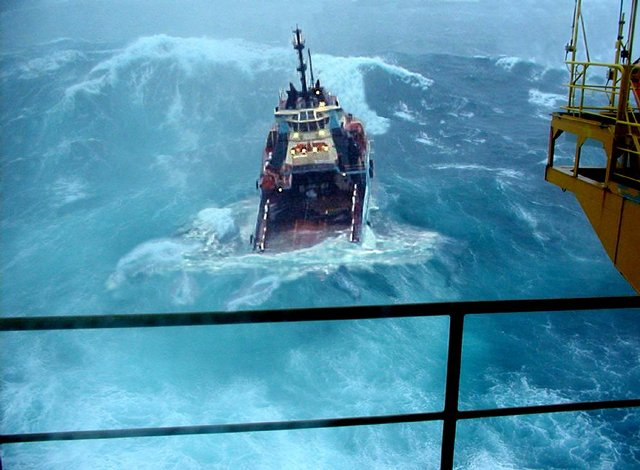
%> input picture boat.jpg, 640 x 470 px
$ octave seam_test.m   (GNU Octave 9; MATLAB toolbox functions it lacks are replaced by stand-ins)
%> lines starting %> are read from the running program, lines starting %| are printed output that depends on the picture
### seam_carve.m
%if isHorizantal is 1 we do the operation horizantally but otherwise we
%do it vertically
%
%num is the number of time to do seam_carving
function imresult = seam_carve(im,isHorizantal,num)


    if (isHorizantal==1)
        im = flipud(imrotate(im,90));
    end
    imresult=im;
    [image_x,image_y,colors]=size(im);
    for i=1:num
        energy_dp = dynamic_programming_seam(imresult);
        seams = backtrack_seam(energy_dp);
        if (colors==1)
            imresult = delete_seam_gray(imresult,seams);
        else
            imresult = delete_seam(imresult,seams);
        end
    end

    if (isHorizantal==1)
        imresult = flipud(imrotate(imresult,90));
    end

end

### dynamic_programming_seam.m
function energy_dp = dynamic_programming_seam(im)

    [image_x, image_y, colors] = size(im);

    energy = zeros(image_x, image_y);
    for color = 1:colors
        % find energy of each dimention and add them together
        energy = energy + find_gradient_with_smoothing(double(im(:, :, color)));
    end

    energy_temp = zeros(3,image_y);
    energy_dp = zeros(image_x, image_y);
    %first row is the energy it self
    energy_dp(1, :) = energy(1, :);
    %but the other rows need to be calculated from the previous ros
    for i = 2:image_x
        % for fast matrix calculation instead of for loop I made three
        % array and merge them togheter first row is the original top
        % array, second row is the shifting 1 to right and placing infinity
        % to start and the third row is shifting to left and place infinity
        % at the end of the array.
        energy_temp(1,:)=energy_dp(i-1,:);
        energy_temp(2,:)=[inf ,energy_dp(i-1,1:end-1)];
        energy_temp(3,:)=[energy_dp(i-1,2:end),inf];
        energy_dp(i,:)=energy(i,:)+min(energy_temp);
    end

end

% get the idea in a talk with Dr. Boyd
% [4 lines left out: function find_gradient_with_smoothing, not called in this run]

### backtrack_seam.m
% acctually this is pretty easy but as I read the code of back track of
%http://www.mathworks.com/matlabcentral/fileexchange/46227-seam-carving-with-dijkstra-and-dynamic-programming
% I think I need to cite it.
function seam = backtrack_seam(energy_dp)

[image_x, image_y] = size(energy_dp);
%this is the seam and we have x,y of the seam in each row
seam  = zeros(image_x, 2);
% we find the minmum of the last row and start from there because the
% minumum in the last row is the start of the best seam
[minimum, index_of_minumum] = min(energy_dp(image_x,:));
seam(image_x, :) = [index_of_minumum image_x];
for i = image_x-1:-1:1

    %for the first column we only need to consider top and top right
    if ( index_of_minumum == 1 )
        [minimum, index_of_minumum] = min(energy_dp(i,1:2));
    %for the last column we only need to consider top and top left
    elseif ( index_of_minumum == image_y )
        [minimum, index_of_minumum] = min(energy_dp(i,image_y-1:image_y));
        % as the minimum location is locally found here we need to find it
        % in the original array
        index_of_minumum = index_of_minumum + image_y - 2;
    else
        last_min = index_of_minumum;
        [minimum, index_of_minumum] = min(energy_dp(i,index_of_minumum-1:index_of_minumum+1));
        % as the minimum location is locally found here we need to find it
        % in the original array
        index_of_minumum = last_min + index_of_minumum - 2;
    end
    seam(i, :) = [index_of_minumum i];
end

### delete_seam.m
function imresult = delete_seam(im,seam)

    red = im(:,:,1); % Red channel
    green = im(:,:,2); % Green channel
    blue = im(:,:,3); % Blue channel

    [image_x,image_y] = size(red);

    %vectorizing each channel to do the delete correctly
    % the idea is given by Dr. Boyd in a discussion after class.
    imr_vector = reshape(red',image_x*image_y,1);
    img_vector = reshape(green',image_x*image_y,1);
    imb_vector = reshape(blue',image_x*image_y,1);
    % I am so happy :D before getting all indexes to delete it takes 11 sec
    % to delete a seam because I delete it one by one but after I sub2ind
    % all of them and then delete them all togheter it become much faster
    % :)
    [dnum,~]=size(seam);
    index=zeros(dnum,1);
    for i=1:image_x
        index(i)=sub2ind([image_y,image_x],seam(i, 1), seam(i, 2));%-(i-1);
    end
        imr_vector(index)=[];
        img_vector(index)=[];
        imb_vector(index)=[];

    %reshape again to the original shape of the image
    imr = reshape(imr_vector',[(image_y-1),(image_x)])';
    img = reshape(img_vector',[(image_y-1),(image_x)])';
    imb = reshape(imb_vector',[(image_y-1),(image_x)])';

    % adding three channels to get a RGB image
    imresult = cat(3, imr, img, imb);
end

### seam_test.m
im = (imread('boat.jpg'));
%> im is the input picture: size 470x640x3 uint8; mean R, G, B 81.9, 144.4, 170.2

imresult=seam_carve(im,0,200);
%> the loop in seam_carve, `for i=1:num` made 200 passes
%> pass 1, in seam_carve, `energy_dp = dynamic_programming_seam(imresult);`:
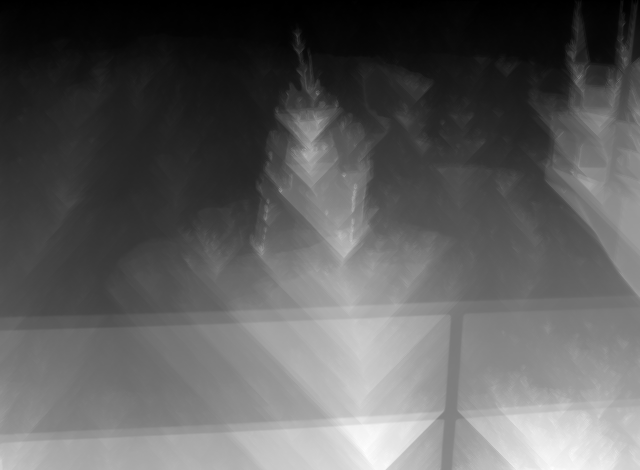
%> energy_dp: size 470x640 double; min 0, max 11544, mean 4249.5; drawn with min black and max white
%> pass 1, in delete_seam, `blue = im(:,:,3);`:
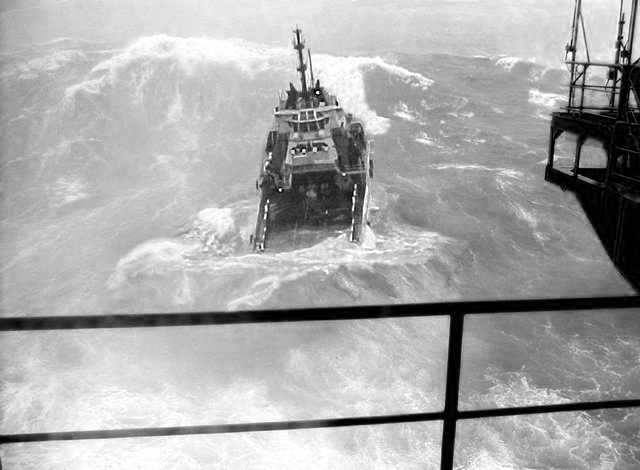
%> blue: size 470x640 uint8; min 0, max 255, mean 170.2
%> after the loop in seam_carve, `for i=1:num`:
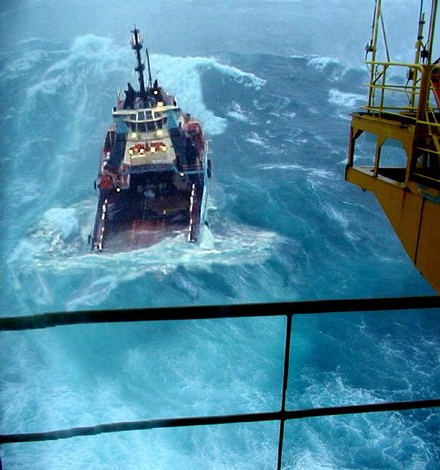
%> imresult: size 470x440x3 uint8; mean R, G, B 79.7, 138.1, 162.7
imresult=seam_carve(imresult,1,200);
%> (the run ends here)
